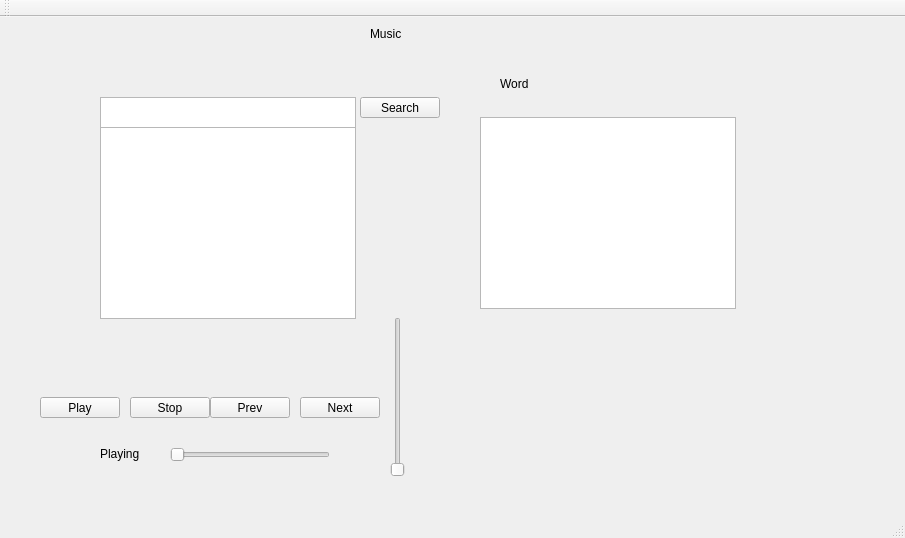
<?xml version="1.0" encoding="UTF-8"?>
<ui version="4.0">
 <class>MainWindow</class>
 <widget class="QMainWindow" name="MainWindow">
  <property name="geometry">
   <rect>
    <x>0</x>
    <y>0</y>
    <width>905</width>
    <height>538</height>
   </rect>
  </property>
  <property name="windowTitle">
   <string>MainWindow</string>
  </property>
  <widget class="QWidget" name="centralWidget">
   <widget class="QLabel" name="label">
    <property name="geometry">
     <rect>
      <x>370</x>
      <y>10</y>
      <width>58</width>
      <height>14</height>
     </rect>
    </property>
    <property name="text">
     <string>Music</string>
    </property>
   </widget>
   <widget class="QLabel" name="label_2">
    <property name="geometry">
     <rect>
      <x>500</x>
      <y>60</y>
      <width>58</width>
      <height>14</height>
     </rect>
    </property>
    <property name="text">
     <string>Word</string>
    </property>
   </widget>
   <widget class="QTextBrowser" name="textBrowser">
    <property name="geometry">
     <rect>
      <x>100</x>
      <y>110</y>
      <width>256</width>
      <height>192</height>
     </rect>
    </property>
   </widget>
   <widget class="QTextBrowser" name="textBrowser_2">
    <property name="geometry">
     <rect>
      <x>480</x>
      <y>100</y>
      <width>256</width>
      <height>192</height>
     </rect>
    </property>
   </widget>
   <widget class="QTextBrowser" name="textBrowser_3">
    <property name="geometry">
     <rect>
      <x>100</x>
      <y>80</y>
      <width>256</width>
      <height>31</height>
     </rect>
    </property>
   </widget>
   <widget class="QPushButton" name="pushButton">
    <property name="geometry">
     <rect>
      <x>360</x>
      <y>80</y>
      <width>80</width>
      <height>21</height>
     </rect>
    </property>
    <property name="text">
     <string>Search</string>
    </property>
   </widget>
   <widget class="QSlider" name="verticalSlider">
    <property name="geometry">
     <rect>
      <x>390</x>
      <y>300</y>
      <width>16</width>
      <height>160</height>
     </rect>
    </property>
    <property name="orientation">
     <enum>Qt::Vertical</enum>
    </property>
   </widget>
   <widget class="QPushButton" name="pushButton_2">
    <property name="geometry">
     <rect>
      <x>40</x>
      <y>380</y>
      <width>80</width>
      <height>21</height>
     </rect>
    </property>
    <property name="text">
     <string>Play</string>
    </property>
   </widget>
   <widget class="QPushButton" name="pushButton_3">
    <property name="geometry">
     <rect>
      <x>130</x>
      <y>380</y>
      <width>80</width>
      <height>21</height>
     </rect>
    </property>
    <property name="text">
     <string>Stop</string>
    </property>
   </widget>
   <widget class="QPushButton" name="pushButton_4">
    <property name="geometry">
     <rect>
      <x>210</x>
      <y>380</y>
      <width>80</width>
      <height>21</height>
     </rect>
    </property>
    <property name="text">
     <string>Prev</string>
    </property>
   </widget>
   <widget class="QPushButton" name="pushButton_5">
    <property name="geometry">
     <rect>
      <x>300</x>
      <y>380</y>
      <width>80</width>
      <height>21</height>
     </rect>
    </property>
    <property name="text">
     <string>Next</string>
    </property>
   </widget>
   <widget class="QSlider" name="horizontalSlider">
    <property name="geometry">
     <rect>
      <x>170</x>
      <y>430</y>
      <width>160</width>
      <height>16</height>
     </rect>
    </property>
    <property name="orientation">
     <enum>Qt::Horizontal</enum>
    </property>
   </widget>
   <widget class="QLabel" name="label_3">
    <property name="geometry">
     <rect>
      <x>100</x>
      <y>430</y>
      <width>58</width>
      <height>14</height>
     </rect>
    </property>
    <property name="text">
     <string>Playing</string>
    </property>
   </widget>
  </widget>
  <widget class="QMenuBar" name="menuBar">
   <property name="geometry">
    <rect>
     <x>0</x>
     <y>0</y>
     <width>905</width>
     <height>26</height>
    </rect>
   </property>
  </widget>
  <widget class="QToolBar" name="mainToolBar">
   <attribute name="toolBarArea">
    <enum>TopToolBarArea</enum>
   </attribute>
   <attribute name="toolBarBreak">
    <bool>false</bool>
   </attribute>
  </widget>
  <widget class="QStatusBar" name="statusBar"/>
 </widget>
 <layoutdefault spacing="6" margin="11"/>
 <resources/>
 <connections/>
</ui>
